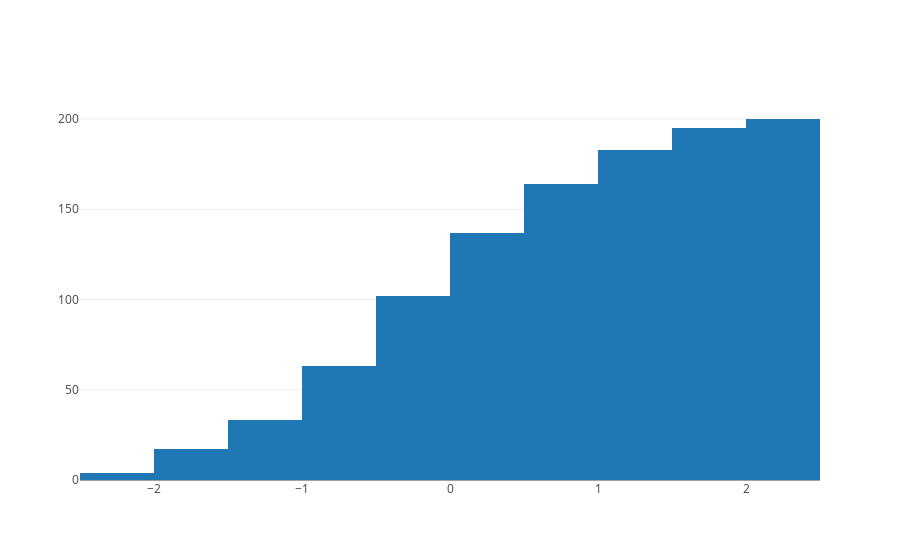

Notebook cell for this chart:
### Code cell
data = [hist]

offline.iplot(data)

### Figure 1 — Plotly figure (JSON) as saved in the notebook; plotly's stock layout.template omitted (floating-point values rounded to 4 significant figures; data arrays with more than 128 entries replaced by an {"elided": "..."} marker saying what was removed)
{"data": [{"cumulative": {"enabled": true}, "type": "histogram", "uid": "157ceb75-6562-4f56-83ef-4ccaa13cc006", "x": {"elided": "200 float values"}}], "layout": {}}
